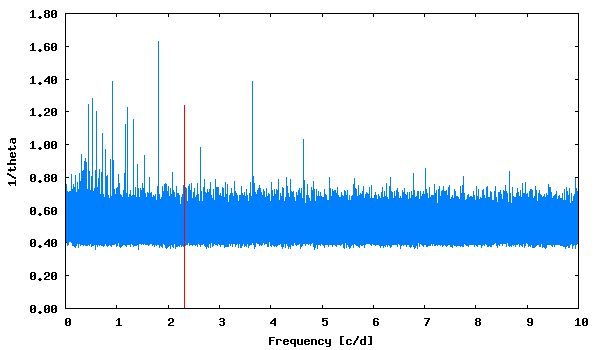

gnuplot code for this plot:
set term png size 600,350 medium
set colors classic
set output "phase_lc_6.lk.png"
set xlabel "Frequency [c/d]"
set ylabel "1/theta"
set format y "%5.2f"
plot [] "lk.periodogram" using 1:2 with lines linecolor 3 title "", "<echo '2.320803  1.24'" with impulses linecolor 1 title ""
 
